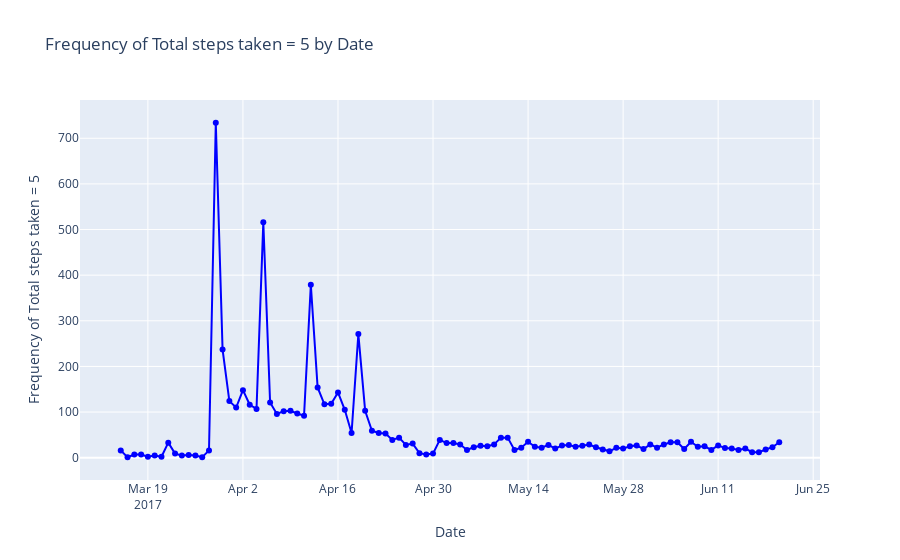

Write notebook code for a chart like this one.
### Code cell
df_test_final['date'] = pd.to_datetime(df_test_final['date'])
df_control_final['date'] = pd.to_datetime(df_control_final['date'])

# Filter data where total_navigations is 3
filtered_test_df = df_test_final[df_test_final['navigations_bt_start_last'] == 5]
filtered_control_df = df_control_final[df_control_final['navigations_bt_start_last'] == 5]

# Count occurrences of total_navigations = 3 by date for test data
counts_test = filtered_test_df.groupby(filtered_test_df['date'].dt.date).size()

# Count occurrences of total_navigations = 3 by date for control data
counts_control = filtered_control_df.groupby(filtered_control_df['date'].dt.date).size()

# Create a line+scatter plot
fig = go.Figure()

# Line+scatter for test data
fig.add_trace(go.Scatter(
    x=counts_test.index,
    y=counts_test.values,
    mode='lines+markers',
    name='Test Data',
    line=dict(shape='linear', color='blue')
))

# Line+scatter for control data
fig.add_trace(go.Scatter(
    x=counts_control.index,
    y=counts_control.values,
    mode='lines+markers',
    name='Control Data',
    line=dict(shape='linear', color='red')
))

# Update layout
fig.update_layout(
    title='Frequency of Total steps taken = 5 by Date',
    xaxis_title='Date',
    yaxis_title='Frequency of Total steps taken = 5',
    legend_title_text='Data Source'
)

# Show the plot

### Figure 1 — Plotly figure (JSON) as saved in the notebook; plotly's stock layout.template omitted (floating-point values rounded to 4 significant figures)
{"data": [{"line": {"color": "blue", "shape": "linear"}, "mode": "lines+markers", "name": "Test Data", "type": "scatter", "x": ["2017-03-15", "2017-03-16", "2017-03-17", "2017-03-18", "2017-03-19", "2017-03-20", "2017-03-21", "2017-03-22", "2017-03-23", "2017-03-24", "2017-03-25", "2017-03-26", "2017-03-27", "2017-03-28", "2017-03-29", "2017-03-30", "2017-03-31", "2017-04-01", "2017-04-02", "2017-04-03", "2017-04-04", "2017-04-05", "2017-04-06", "2017-04-07", "2017-04-08", "2017-04-09", "2017-04-10", "2017-04-11", "2017-04-12", "2017-04-13", "2017-04-14", "2017-04-15", "2017-04-16", "2017-04-17", "2017-04-18", "2017-04-19", "2017-04-20", "2017-04-21", "2017-04-22", "2017-04-23", "2017-04-24", "2017-04-25", "2017-04-26", "2017-04-27", "2017-04-28", "2017-04-29", "2017-04-30", "2017-05-01", "2017-05-02", "2017-05-03", "2017-05-04", "2017-05-05", "2017-05-06", "2017-05-07", "2017-05-08", "2017-05-09", "2017-05-10", "2017-05-11", "2017-05-12", "2017-05-13", "2017-05-14", "2017-05-15", "2017-05-16", "2017-05-17", "2017-05-18", "2017-05-19", "2017-05-20", "2017-05-21", "2017-05-22", "2017-05-23", "2017-05-24", "2017-05-25", "2017-05-26", "2017-05-27", "2017-05-28", "2017-05-29", "2017-05-30", "2017-05-31", "2017-06-01", "2017-06-02", "2017-06-03", "2017-06-04", "2017-06-05", "2017-06-06", "2017-06-07", "2017-06-08", "2017-06-09", "2017-06-10", "2017-06-11", "2017-06-12", "2017-06-13", "2017-06-14", "2017-06-15", "2017-06-16", "2017-06-17", "2017-06-18", "2017-06-19", "2017-06-20"], "y": [16, 1, 7, 7, 2, 5, 2, 33, 9, 5, 6, 5, 1, 16, 734, 237, 124, 110, 148, 116, 107, 516, 121, 96, 102, 103, 97, 92, 379, 154, 117, 118, 143, 105, 54, 271, 103, 59, 54, 53, 39, 44, 28, 31, 10, 7, 9, 39, 32, 32, 29, 17, 23, 26, 25, 29, 44, 44, 17, 22, 35, 24, 22, 28, 20, 27, 28, 24, 26, 29, 23, 18, 14, 22, 20, 25, 27, 19, 29, 22, 29, 34, 34, 19, 35, 24, 25, 17, 27, 21, 20, 17, 20, 12, 12, 18, 23, 34]}, {"line": {"color": "red", "shape": "linear"}, "mode": "lines+markers", "name": "Control Data", "type": "scatter", "x": [], "y": []}], "layout": {"legend": {"title": {"text": "Data Source"}}, "title": {"text": "Frequency of Total steps taken = 5 by Date"}, "xaxis": {"title": {"text": "Date"}}, "yaxis": {"title": {"text": "Frequency of Total steps taken = 5"}}}}
